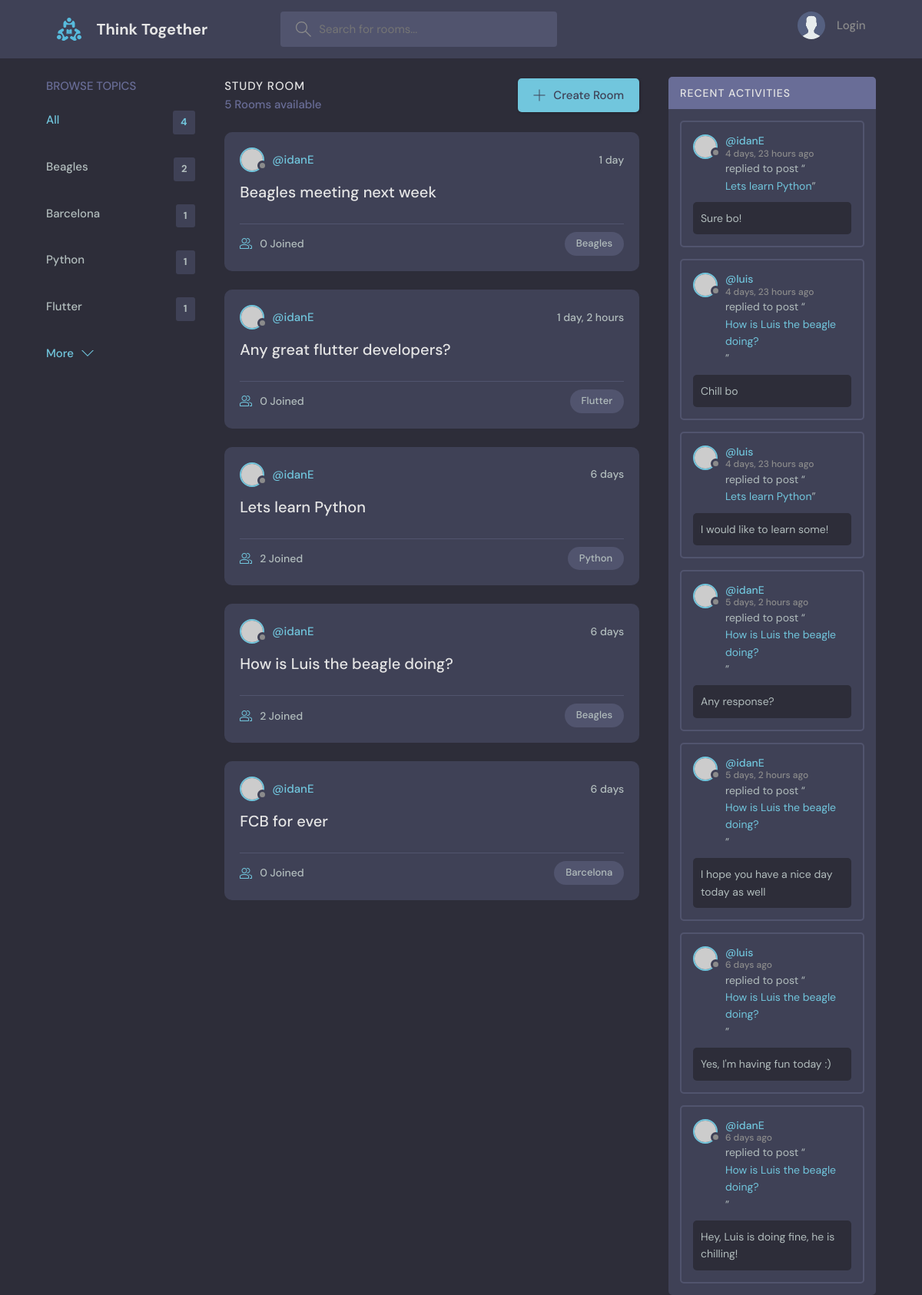
The page / on the database its author committed.
### base/models.py (models this page shows, shortened)
class Topic(models.Model):
    name = models.CharField(max_length=200)

class Room(models.Model):
    host = models.ForeignKey(User, on_delete=models.SET_NULL, null=True)
    topic = models.ForeignKey(Topic, on_delete=models.SET_NULL, null=True)
    name = models.CharField(max_length=200)
    description = models.TextField(null=True, blank=True)
    participants = models.ManyToManyField(User, related_name='participants', blank=True)
    updated = models.DateTimeField(auto_now=True)
    created = models.DateTimeField(auto_now_add=True)
    class Meta:
        ordering = ['-updated', '-created']
    def __str__(self):
        return self.name

class Message(models.Model):
    user = models.ForeignKey(User, on_delete=models.CASCADE)
    room = models.ForeignKey(Room, on_delete=models.CASCADE)
    body = models.TextField()
    updated = models.DateTimeField(auto_now=True)
    created = models.DateTimeField(auto_now_add=True)
    class Meta:
        ordering = ['-updated', '-created']

### base/views.py (the view)
# urls.py: path('', views.home, name='home'),
def home(request):
    q = request.GET.get('q') if request.GET.get('q') is not None else ''
    rooms = Room.objects.filter(
        Q(topic__name__icontains=q) |
        Q(name__icontains=q) |
        Q(description__icontains=q)
    )
    topics = Topic.objects.all()[0:5]
    room_count = rooms.count()
    room_messages = Message.objects.filter(
        Q(room__topic__name__icontains=q)
    )
    context = {'rooms': rooms, 'topics': topics, 'room_count': room_count, 'room_messages': room_messages}
    return render(request, 'base/home.html', context)

### base/templates/base/home.html (shortened to what this page needs)
{% extends 'main.html' %}
{% block content %}
    <main class="layout layout--3">
      <div class="container">
          {% include 'base/topics_component.html' %}
        <div class="roomList">
          <div class="roomList__header">
            <div>
              <h2>Study Room</h2>
              <p>{{ room_count }} Rooms available</p>
            </div>
            <a class="btn btn--main" href="{% url 'create-room' %}">
              <svg version="1.1" xmlns="http://www.w3.org/2000/svg" width="32" height="32" viewBox="0 0 32 32">
                <title>add</title>
                <path
                  d="M16.943 0.943h-1.885v14.115h-14.115v1.885h14.115v14.115h1.885v-14.115h14.115v-1.885h-14.115v-14.115z"
                ></path>
              </svg>
              Create Room
            </a>
          </div>
            {% include 'base/feed_component.html' %}
        </div>
          {% include 'base/activity_component.html' %}
      </div>
    </main>
{% endblock content %}

### base/templates/base/topics_component.html
<div class="topics">
          <div class="topics__header">
            <h2>Browse Topics</h2>
          </div>
          <ul class="topics__list">
            <li>
              <a href="{% url 'home' %}" class="active">All <span>{{ topics.count }}</span></a>
            </li>
              {% for topic in topics %}
            <li>
              <a href="{% url 'home' %}?q={{ topic.name }}">{{ topic.name }}<span>{{ topic.room_set.all.count }}</span></a>
            </li>
              {% endfor %}
          </ul>
          <a class="btn btn--link" href="{% url 'topics' %}">
            More
            <svg version="1.1" xmlns="http://www.w3.org/2000/svg" width="32" height="32" viewBox="0 0 32 32">
              <title>chevron-down</title>
              <path d="M16 21l-13-13h-3l16 16 16-16h-3l-13 13z"></path>
            </svg>
          </a>
        </div>

### base/templates/base/feed_component.html (shortened to what this page needs)
{% for room in rooms %}
<div class="roomListRoom">
            <div class="roomListRoom__header">
              <a href="{% url 'user-profile' room.host.id %}" class="roomListRoom__author">
                <div class="avatar avatar--small">
                  <img src="https://randomuser.me/api/portraits/women/11.jpg" />
                </div>
                <span>@{{ room.host.username }}</span>
              </a>
              <div class="roomListRoom__actions">
                <span>{{ room.created|timesince }}</span>
              </div>
            </div>
            <div class="roomListRoom__content">
              <a href="{% url 'room' room.id %}">{{ room.name }}</a>
            </div>
            <div class="roomListRoom__meta">
              <a href="{% url 'room' room.id %}" class="roomListRoom__joined">
                {{ room.participants.all.count }} Joined
              </a>
              <p class="roomListRoom__topic">{{ room.topic.name }}</p>
            </div>
          </div>
{% endfor %}

### base/templates/base/activity_component.html (shortened to what this page needs)
<div class="activities">
          <div class="activities__header">
            <h2>Recent Activities</h2>
          </div>
        {% for message in room_messages %}
          <div class="activities__box">
            <div class="activities__boxHeader roomListRoom__header">
              <a href="{% url 'user-profile' message.user.id %}" class="roomListRoom__author">
                <div class="avatar avatar--small">
                  <img src="https://randomuser.me/api/portraits/women/11.jpg" />
                </div>
                <p>
                  @{{ message.user }}
                  <span>{{ message.created|timesince }} ago</span>
                </p>
              </a>
            </div>
            <div class="activities__boxContent">
              <p>replied to post “<a href="{% url 'room' message.room.id%}">{{ message.room }}</a>”</p>
              <div class="activities__boxRoomContent">
                {{ message.body }}
              </div>
            </div>
          </div>
        {% endfor %}
        </div>

### rows shown on the page
Topic: name "Beagles", room_set.all.count "2"
Topic: name "Barcelona", room_set.all.count "1"
Topic: name "Python", room_set.all.count "1"
Topic: name "Flutter", room_set.all.count "1"
Room: host.username "idanE", created "1 day", name "Beagles meeting next week", participants.all.count "0", topic.name "Beagles"
Room: host.username "idanE", created "1 day, 2 hours", name "Any great flutter developers?", participants.all.count "0", topic.name "Flutter"
Room: host.username "idanE", created "6 days", name "Lets learn Python", participants.all.count "2", topic.name "Python"
Room: host.username "idanE", created "6 days", name "How is Luis the beagle doing?", participants.all.count "2", topic.name "Beagles"
Room: host.username "idanE", created "6 days", name "FCB for ever", participants.all.count "0", topic.name "Barcelona"
Message: user "idanE", created "4 days, 23 hours", room "Lets learn Python", body "Sure bo!"
Message: user "luis", created "4 days, 23 hours", room "How is Luis the beagle doing?", body "Chill bo"
Message: user "luis", created "4 days, 23 hours", room "Lets learn Python", body "I would like to learn some!"
Message: user "idanE", created "5 days, 2 hours", room "How is Luis the beagle doing?", body "Any response?"
Message: user "idanE", created "5 days, 2 hours", room "How is Luis the beagle doing?", body "I hope you have a nice day today as well"
Message: user "luis", created "6 days", room "How is Luis the beagle doing?", body "Yes, I'm having fun today :)"
Message: user "idanE", created "6 days", room "How is Luis the beagle doing?", body "Hey, Luis is doing fine, he is chilling!"

### other values the page prints
{{ topics.count }} "4"
{{ room_count }} "5"
